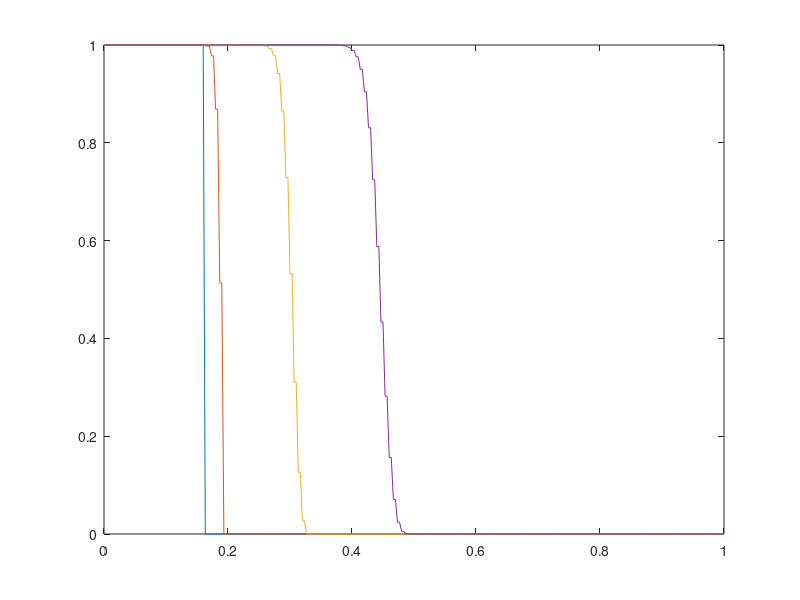

Write MATLAB code to recreate this figure.
function backward_euler_advection

clear;
%problem parameters
L = 1.0;
Tmax = 1.0;
c = 1.0;

%parameters for the solution
maxt = 350; %number of time steps
dt = Tmax/maxt;
n = 300; %number of space steps
nint = 50; %the wave front
dx = L/n;
b = c*dt/(2.*dx);

%initial value of the function u (amplitude of the wave)
for i = 1:(n+1)
    if i < nint
        u(i,1) = 1.;
    else
        u(i,1)=0.;
    end
    x(i) = (i-1)*dx;
end

%Value of amplitude at boundary
for k=1:maxt+1
    u(1,k) = 1.;
    u(n+1,k) = 0.;
    time(k) = (k-1)*dt;
end

%implement the explicit method
for k=1:maxt
    for i=2:n
        u(i,k+1) = 0.5*(u(i+1,k)+u(i-1,k)) - b*(u(i+1,k)-u(i-1,k));
    end
end

plot(x,u(:,1),'-',x,u(:,10),'-',x,u(:,50),'-',x,u(:,100),'-');

